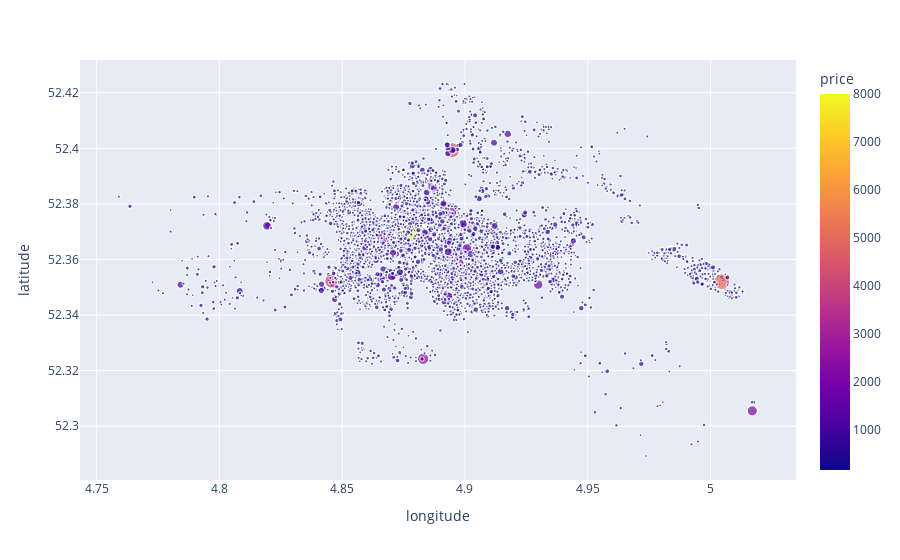

The cell this chart's notebook holds for it:
### Code cell
import plotly.express as px
fig = px.scatter(df_price_150, y = "latitude", x = "longitude", size = "price", color = "price", hover_data=["price"])
fig.show()

### Figure 1 — Plotly figure (JSON) as saved in the notebook; plotly's stock layout.template omitted (floating-point values rounded to 4 significant figures; data arrays with more than 128 entries replaced by an {"elided": "..."} marker saying what was removed)
{"data": [{"customdata": {"elided": "6264x1 float values"}, "hovertemplate": "longitude=%{x}<br>latitude=%{y}<br>price=%{marker.color}<extra></extra>", "legendgroup": "", "marker": {"color": {"elided": "6264 float values"}, "coloraxis": "coloraxis", "size": {"elided": "6264 float values"}, "sizemode": "area", "sizeref": 20, "symbol": "circle"}, "mode": "markers", "name": "", "showlegend": false, "type": "scattergl", "x": {"elided": "6264 float values"}, "xaxis": "x", "y": {"elided": "6264 float values"}, "yaxis": "y"}], "layout": {"coloraxis": {"colorbar": {"title": {"text": "price"}}, "colorscale": [[0, "#0d0887"], [0.1111, "#46039f"], [0.2222, "#7201a8"], [0.3333, "#9c179e"], [0.4444, "#bd3786"], [0.5556, "#d8576b"], [0.6667, "#ed7953"], [0.7778, "#fb9f3a"], [0.8889, "#fdca26"], [1, "#f0f921"]]}, "legend": {"itemsizing": "constant", "tracegroupgap": 0}, "margin": {"t": 60}, "xaxis": {"anchor": "y", "domain": [0, 1], "title": {"text": "longitude"}}, "yaxis": {"anchor": "x", "domain": [0, 1], "title": {"text": "latitude"}}}}
